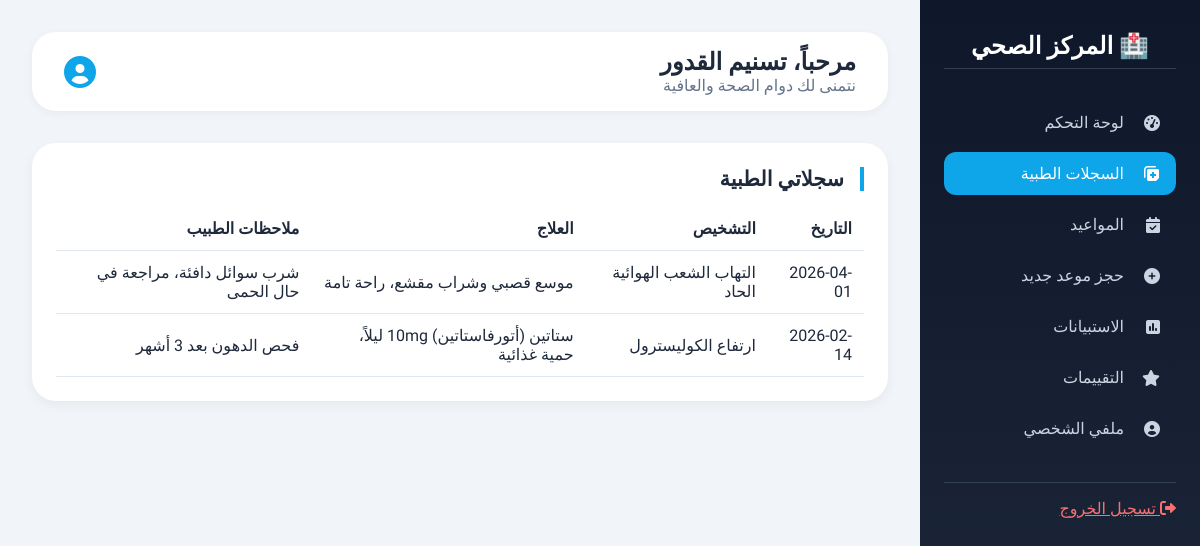
/Patient/patient_dashboard.php?page=medical_records (signed in), run on the app's committed database.
### tables this page shows
CREATE TABLE `medical_records` (
  `id` int NOT NULL,
  `patient_id` int NOT NULL,
  `record_date` date NOT NULL,
  `diagnosis` text,
  `treatment` text,
  `doctor_notes` text,
  `created_at` timestamp NOT NULL DEFAULT CURRENT_TIMESTAMP
);

### patient/modules/medical_records.php (the view)
<div class="card" style="background: white; border-radius: 24px; padding: 1.5rem; box-shadow: 0 4px 12px rgba(0,0,0,0.05);">
    <h3 class="card-title" style="font-size: 1.3rem; margin-bottom: 1rem; border-right: 4px solid #0ea5e9; padding-right: 1rem;">سجلاتي الطبية</h3>
    <?php if (empty($medical_list)): ?>
        <p>لا توجد سجلات طبية متاحة حالياً.</p>
    <?php else: ?>
        <div style="overflow-x: auto;">
            <table style="width: 100%; border-collapse: collapse;">
                <thead>
                    <tr><th style="padding: 12px; text-align: right; border-bottom: 1px solid #e2e8f0;">التاريخ</th><th style="padding: 12px; text-align: right; border-bottom: 1px solid #e2e8f0;">التشخيص</th><th style="padding: 12px; text-align: right; border-bottom: 1px solid #e2e8f0;">العلاج</th><th style="padding: 12px; text-align: right; border-bottom: 1px solid #e2e8f0;">ملاحظات الطبيب</th></tr>
                </thead>
                <tbody>
                    <?php foreach ($medical_list as $record): ?>
                    <tr>
                        <td style="padding: 12px; border-bottom: 1px solid #e2e8f0;"><?= htmlspecialchars($record['record_date']) ?></td>
                        <td style="padding: 12px; border-bottom: 1px solid #e2e8f0;"><?= nl2br(htmlspecialchars($record['diagnosis'])) ?></td>
                        <td style="padding: 12px; border-bottom: 1px solid #e2e8f0;"><?= nl2br(htmlspecialchars($record['treatment'])) ?></td>
                        <td style="padding: 12px; border-bottom: 1px solid #e2e8f0;"><?= nl2br(htmlspecialchars($record['doctor_notes'])) ?></td>
                    </tr>
                    <?php endforeach; ?>
                </tbody>
            </table>
        </div>
    <?php endif; ?>
</div>

### patient/patient_dashboard.php (style rules this page uses)
* { margin: 0; padding: 0; box-sizing: border-box; }
body { font-family: 'Tajawal', sans-serif; background: #f1f5f9; color: #1e293b; }

### data on the page
medical_records: record_date "2026-04-01", diagnosis "التهاب الشعب الهوائية الحاد", treatment "موسع قصبي وشراب مقشع، راحة تامة", doctor_notes "شرب سوائل دافئة، مراجعة في حال الحمى"
medical_records: record_date "2026-02-14", diagnosis "ارتفاع الكوليسترول", treatment "ستاتين (أتورفاستاتين) 10mg ليلاً، حمية غذائية", doctor_notes "فحص الدهون بعد 3 أشهر"

### other printed values
$patient_name "تسنيم القدور"
